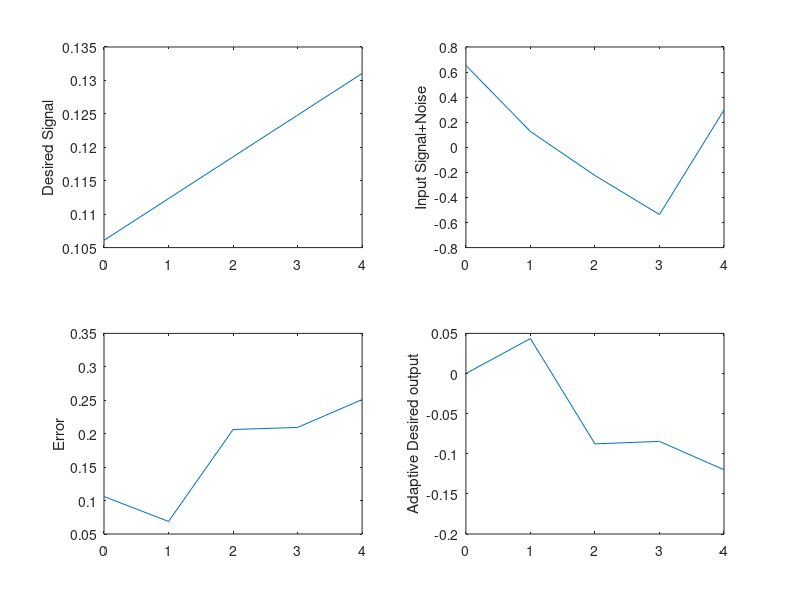

The MATLAB source for this figure:
clc
close all
clear all
N=input('length of sequence N = ');
t=[0:N-1];
w0=0.001;  phi=0.1;
d=sin(2*pi*[1:N]*w0+phi);
x=d+randn(1,N)*0.5;
w=zeros(1,N); 
mu=input('mu = ');
for i=1:N
   e(i) = d(i) - w(i)' * x(i);
   w(i+1) = w(i) + mu * e(i) * x(i);
end
for i=1:N
yd(i) = sum(w(i)' * x(i));  
end
subplot(221),plot(t,d),ylabel('Desired Signal'),
subplot(222),plot(t,x),ylabel('Input Signal+Noise'),
subplot(223),plot(t,e),ylabel('Error'),
subplot(224),plot(t,yd),ylabel('Adaptive Desired output');
